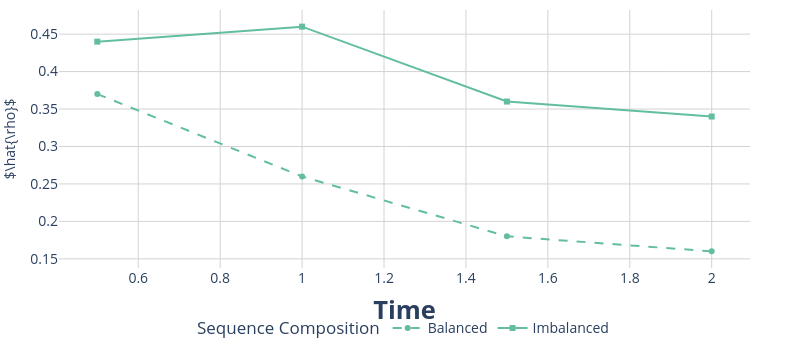

Notebook cell for this chart:
### Code cell
import pandas as pd
import plotly.graph_objects as go

# Data provided
x_values = [0.5, 1.0, 1.5, 2.0]

correlation_results_high_jad_5000 = {0.5: 0.44, 1.0: 0.46, 1.5: 0.36, 2.0: 0.34}
correlation_results_low_jad_5000 = {0.5: 0.37, 1.0: 0.26, 1.5: 0.18, 2.0: 0.16}

# Combine all data into a dataframe
data = {
    "Time": x_values * 2,
    "Measure": ["JAD"] * 4 + ["JAD"] * 4,
    "High/Low": ["Balanced"] * 4 + ["Imbalanced"] * 4,
    "Correlation": list(correlation_results_low_jad_5000.values())
    + list(correlation_results_high_jad_5000.values()),
}

# Create DataFrame
df_correlation = pd.DataFrame(data)

# Create a new figure
fig = go.Figure()

# Define color mapping for each measure
color_map = {"JAD": "#62be9f"}

# Add traces for each measure and condition (Balanced/Imbalanced)
for measure in df_correlation["Measure"].unique():
    for condition in ["Balanced", "Imbalanced"]:
        filtered_data = df_correlation[
            (df_correlation["Measure"] == measure)
            & (df_correlation["High/Low"] == condition)
        ]
        fig.add_trace(
            go.Scatter(
                x=filtered_data["Time"],
                y=filtered_data["Correlation"],
                mode="lines+markers",
                name=f"{condition}",
                line=dict(
                    dash="dash" if condition == "Balanced" else "solid",
                    color=color_map[measure],
                ),
                marker=dict(symbol="circle" if condition == "Balanced" else "square"),
            )
        )

fig = update_plot_layout(fig)

# Update layout
fig.update_layout(
    title=None,
    xaxis_title="<b>Time</b>",
    yaxis_title=r"$\hat{\rho}$",
    xaxis=dict(title_font=dict(size=25.5, color="black")),
    legend_title="Sequence Composition",
    showlegend=True,
    height=350,
    width=800,
    margin=dict(l=50, r=50, t=10, b=5),
    legend=dict(
        orientation="h",  # Horizontal legend
        yanchor="bottom",
        y=-0.3,  # Position legend below the plot
        xanchor="center",
        x=0.5,
        font=dict(size=14),
    ),
)
# Show the plot
fig.show()
fig.write_image("correlation_factor_time_difference_jad_simulation_500.pdf")

### Figure 1 — Plotly figure (JSON) as saved in the notebook; plotly's stock layout.template omitted (floating-point values rounded to 4 significant figures)
{"data": [{"line": {"color": "#62be9f", "dash": "dash"}, "marker": {"symbol": "circle"}, "mode": "lines+markers", "name": "Balanced", "type": "scatter", "x": [0.5, 1, 1.5, 2], "y": [0.37, 0.26, 0.18, 0.16]}, {"line": {"color": "#62be9f", "dash": "solid"}, "marker": {"symbol": "square"}, "mode": "lines+markers", "name": "Imbalanced", "type": "scatter", "x": [0.5, 1, 1.5, 2], "y": [0.44, 0.46, 0.36, 0.34]}], "layout": {"autosize": true, "height": 350, "legend": {"font": {"size": 14}, "orientation": "h", "title": {"text": "Sequence Composition"}, "x": 0.5, "xanchor": "center", "y": -0.3, "yanchor": "bottom"}, "margin": {"b": 5, "l": 50, "r": 50, "t": 10}, "showlegend": true, "title": {}, "width": 800, "xaxis": {"gridcolor": "lightgrey", "tickfont": {"size": 14}, "title": {"font": {"size": 25.5}, "text": "<b>Time</b>"}}, "yaxis": {"gridcolor": "lightgrey", "tickfont": {"size": 14}, "title": {"text": "$\\hat{\\rho}$"}}}}
